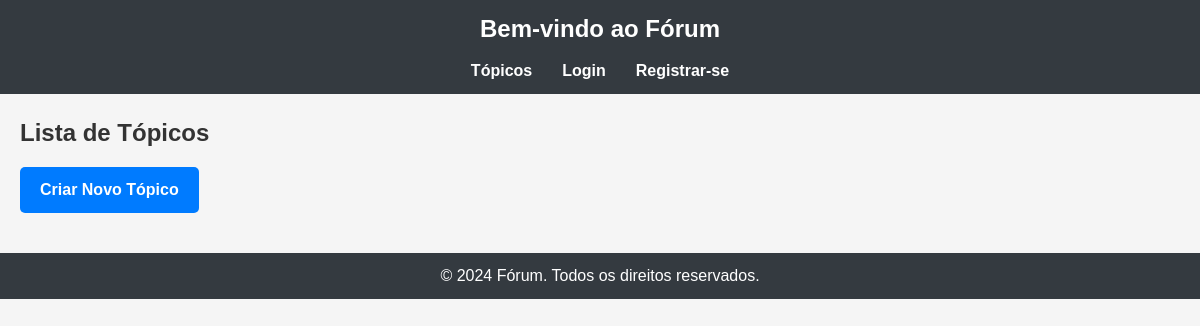
Before: / with the older database file.
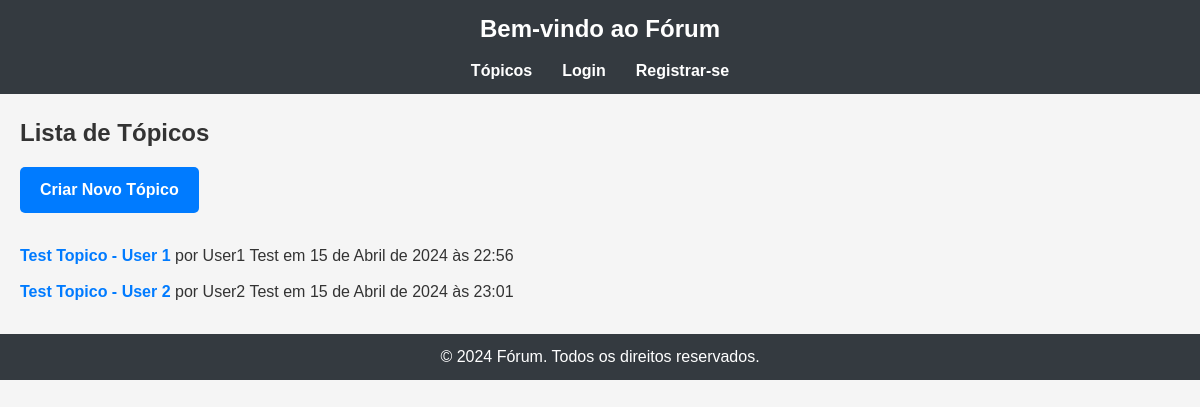
After: the same page with the newer database file.
### app_forum/models.py (models this page shows, shortened)
class Topic(models.Model):
    subject = models.CharField(max_length=255,verbose_name='Assunto')
    author = models.ForeignKey(CustomUser, on_delete=models.CASCADE,verbose_name='Autor')
    category = models.ForeignKey(Category, on_delete=models.CASCADE,verbose_name='Categoria')
    post_date = models.DateTimeField(default=timezone.now,verbose_name='Data de publicação')
    content = models.TextField(verbose_name='Conteúdo')

class CustomUser(AbstractBaseUser, PermissionsMixin):
    email = models.EmailField(unique=True)
    first_name = models.CharField(max_length=30,verbose_name='Nome')
    last_name = models.CharField(max_length=30,verbose_name='Sobrenome')
    gender = models.CharField(max_length=10, verbose_name='Gênero' ,choices=[('M', 'Masculino'), ('F', 'Feminino')], default=('N','Não informado'))
    date_of_birth = models.DateField(default='2000-01-01',verbose_name='Data de nascimento')
    date_created = models.DateTimeField(auto_now_add=True,verbose_name='Criado')
    date_updated = models.DateTimeField(auto_now=True,verbose_name='Atualizado')
    is_active = models.BooleanField(default=True)
    is_staff = models.BooleanField(default=False)
    objects = CustomUserManager()
    USERNAME_FIELD = 'email'
    REQUIRED_FIELDS = ['first_name', 'last_name','gender','date_of_birth']

### app_forum/views.py (the view)
# urls.py: path('', TopicsListView.as_view(), name='topics_list'),
class TopicsListView(ListView):
    model = Topic
    template_name = 'topics_list.html'
    context_object_name = 'topics'

### app_forum/templates/topics_list.html
{% extends 'base.html' %}
{% load static %}
{% block content %}
<h2>Lista de Tópicos</h2>
<a href="{% url 'create_topic' %}" class="create-topic-button">Criar Novo Tópico</a>
<ul>
    {% for topic in topics %}
        <li>
            <a href="{% url 'topic_detail' topic.pk %}">{{ topic.subject }}</a> por {{ topic.author.first_name }} {{ topic.author.last_name }} em {{ topic.post_date }}
        </li>
    {% endfor %}
</ul>
{% endblock %}

### app_forum/templates/base.html (shortened to what this page needs)
{% load static %}
<!DOCTYPE html>
<html lang="pt-br">
<head>
    <link rel="stylesheet" href="{% static 'css/style.css' %}">
</head>
<body>
    {% include 'partials/_header.html' %}
    <main>{% block content %} {% endblock %}</main>
    {% include 'partials/_footer.html' %}
    </body>
</body>
</html>

### app_forum/templates/partials/_header.html
{% load static %}
<header>
    <h1>Bem-vindo ao Fórum</h1>
    <nav>
        <ul>
            <li><a href="{% url 'topics_list' %}">Tópicos</a></li>
            {% if request.user.is_authenticated %}
                <li><a href="{% url 'edit_profile' %}">Perfil</a></li>
                <li><a href="{% url 'change_password' %}">Alterar Senha</a></li>
                <li><a href="{% url 'logout' %}">Logout</a></li>
            {% else %}
                <li><a href="{% url 'login' %}">Login</a></li>
                <li><a href="{% url 'register' %}">Registrar-se</a></li>
            {% endif %}
        </ul>
    </nav>
</header>

### app_forum/templates/partials/_footer.html
{% load static %}
<footer>
    <p>&copy; 2024 Fórum. Todos os direitos reservados.</p>
</footer>

### app_forum/static/css/style.css (style rules this page uses)
* { margin: 0; padding: 0; box-sizing: border-box; }
body { font-family: Arial, sans-serif; background-color: #f5f5f5; color: #333; line-height: 1.6; }
header { background-color: #343a40; color: #fff; padding: 10px; text-align: center; }
header h1 { margin-bottom: 10px; font-size: 24px; }
nav ul { list-style: none; display: flex; justify-content: center; margin-top: 10px; }
nav ul li { margin: 0 15px; }
nav ul li a { color: #fff; text-decoration: none; font-weight: bold; }
main { padding: 20px; max-width: 1200px; margin: 0 auto; }
main h2 { font-size: 24px; margin-bottom: 15px; }
main ul { list-style: none; }
main ul li { margin: 10px 0; }
main ul li a { color: #007bff; text-decoration: none; font-weight: bold; }
.create-topic-button { display: inline-block; padding: 10px 20px; margin-bottom: 20px; background-color: #007bff; color: white; text-decoration: none; border-radius: 5px; font-weight: bold; transition: background-color 0.3s; cursor: pointer; }
footer { background-color: #343a40; color: #fff; padding: 10px; text-align: center; }

Changed rows visible on the page:
added Topic: subject "Test Topico - User 1", author.first_name "User1", author.last_name "Test", post_date "15 de Abril de 2024 às 22:56"
added Topic: subject "Test Topico - User 2", author.first_name "User2", author.last_name "Test", post_date "15 de Abril de 2024 às 23:01"
